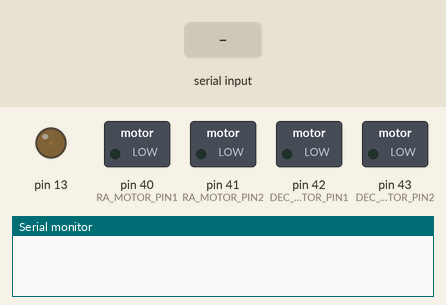
Simulated run of this sketch. Board: Arduino Mega 2560, built with avr-gcc and run on an emulated ATmega2560. Parts: switched loads named in the sketch (green lamp = pin HIGH), output pins drawn as LEDs (lit = HIGH), the last lines printed to the serial monitor. Inputs (shaded band) come from the test bench.

Above: at 1.2 s.
1.3 s: "90,45,200\n" received over Serial
At 2.2 s:
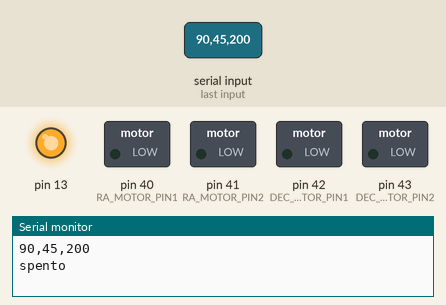
2.8 s: "30,150,10\n" received over Serial
At 3.4 s:
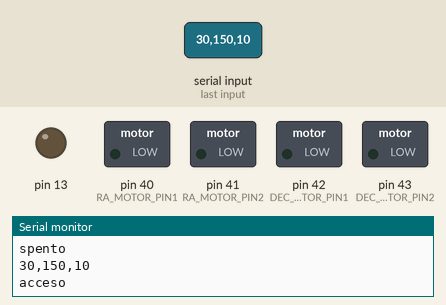
4.3 s: "1,90,45\n" received over Serial
At 5.7 s:
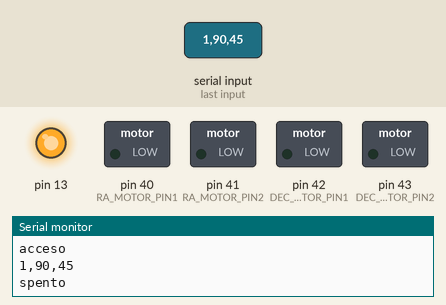
Timing chart, 0 to 7.3 s (numbered marks = the images above; inputs shaded):
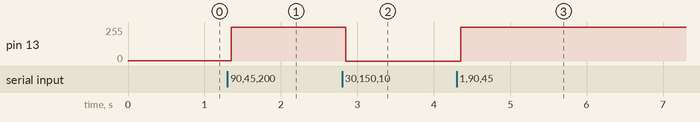

Measured:
- after the input at 1.3 s, pin 13: 1/255 → 255/255 after 0.05 s
- after the input at 2.8 s, pin 13: 255/255 → 0/255 after 0.05 s
- after the input at 4.3 s, pin 13: 0/255 → 255/255 after 0.05 s

The sketch:

MotorControl.ino
```cpp
#include "Define.h"
#include "Utils.h"

int raEncoderPos = 0;
int raEncoderLast = LOW;
int decEncoderPos = 0;
int decEncoderLast = LOW;

bool track = false;

struct Coordinates
{
  float ra;
  float dec;

  inline float AbsDistance(Coordinates mP)
  {
    return sqrt(pow(mP.ra - ra, 2) + pow(mP.dec - dec, 2));
  }
} currentPosition, newPosition;

void setup()
{
  Serial.begin(BAUD);
  Serial.setTimeout(50);

  pinMode(RA_MOTOR_PIN1, OUTPUT);
  pinMode(RA_MOTOR_PIN2, OUTPUT);
  pinMode(DEC_MOTOR_PIN1, OUTPUT);
  pinMode(DEC_MOTOR_PIN2, OUTPUT);

  pinMode(13, OUTPUT);
  analogWrite(13, OUTPUT);

  currentPosition.ra = RA_PARK_POSITION;
  currentPosition.dec = DEC_PARK_POSITION;
  newPosition.ra = RA_PARK_POSITION;
  newPosition.dec = DEC_PARK_POSITION;
}

bool acceso = false;
void loop()
{
  if (Serial.available())
  {
    Serial.println(Serial.readString());
    Serial.println(acceso?"acceso":"spento");
    if(acceso)
    {
      digitalWrite(13, LOW);
      acceso = false;
    }
    else
    {
      digitalWrite(13, HIGH);
      acceso = true;
    }
  }
    //ProcessCommand(Serial.readString());

  /*
  if(currentPosition.AbsDistance(newPosition) > MARGIN_FOR_SLEWING)
    Slew();
  else
    Stop();

  if(track)
    Track();

  UpdatePosition();
  */
}

void ProcessCommand(String message)
{
  char buf[COMPLETE_MESSAGE_LENGTH];
  message.toCharArray(buf, COMPLETE_MESSAGE_LENGTH);
  char *p = buf;
  char *str;
  String messageArray[NUMBER_COMMANDS_IN_MESSAGE];
  int i = 0;
  while ((str = strtok_r(p, ";", &p)) != NULL)
    messageArray[i++] = str;

  String command = messageArray[0].substring(0, STRING_COMMAND_LENGTH);
  if(command == RA_COMMAND)
    newPosition.ra = value(messageArray);

  command = messageArray[1].substring(0, STRING_COMMAND_LENGTH);
  if(command == DEC_COMMAND)
    newPosition.dec = value(messageArray + 1);

  command = messageArray[2].substring(0, STRING_COMMAND_LENGTH);
  if(command == TRACK_COMMAND)
    track = (value(messageArray + 2) == 1);
  else if(command == PARK_COMMAND)
  {
    newPosition.ra = RA_PARK_POSITION;
    newPosition.dec = DEC_PARK_POSITION;
  }

  Serial.print("RA: ");
  Serial.print(newPosition.ra);
  Serial.print(" - DEC: ");
  Serial.println(newPosition.dec);
}

void Slew()
{
  //Serial.println("Slew");
  if(newPosition.ra > currentPosition.ra)
  {
    digitalWrite(RA_MOTOR_PIN1, HIGH);
    digitalWrite(RA_MOTOR_PIN2, LOW);
  }
  else if(newPosition.ra < currentPosition.ra)
  {
    digitalWrite(RA_MOTOR_PIN1, LOW);
    digitalWrite(RA_MOTOR_PIN2, HIGH);
  }

  if(newPosition.dec > currentPosition.dec)
  {
    digitalWrite(DEC_MOTOR_PIN1, HIGH);
    digitalWrite(DEC_MOTOR_PIN2, LOW);
  }
  else if(newPosition.dec < currentPosition.dec)
  {
    digitalWrite(DEC_MOTOR_PIN1, LOW);
    digitalWrite(DEC_MOTOR_PIN2, HIGH);
  }
}

void Stop()
{
  digitalWrite(RA_MOTOR_PIN1, LOW);
  digitalWrite(RA_MOTOR_PIN2, LOW);
  digitalWrite(DEC_MOTOR_PIN1, LOW);
  digitalWrite(DEC_MOTOR_PIN2, LOW);
}

void Track()
{
  Serial.println("track");
}

void UpdatePosition()
{
  int n = digitalRead(RA_ENCODER_PIN_A);
  if ((raEncoderLast == LOW) && (n == HIGH)) {
    if (digitalRead(RA_ENCODER_PIN_B) == LOW)
      raEncoderPos--;
    else
      raEncoderPos++;

    raEncoderPos %= RA_INPUT_PER_TURN_RATIO;
    currentPosition.ra = raEncoderPos * RA_DEGREE_EACH_INPUT;
    //Serial.println(currentPosition.ra, 8);
  }
  raEncoderLast = n;

  n = digitalRead(DEC_ENCODER_PIN_A);
  if ((decEncoderLast == LOW) && (n == HIGH)) {
    if (digitalRead(DEC_ENCODER_PIN_B) == LOW)
      decEncoderPos--;
    else
      decEncoderPos++;

    decEncoderPos %= DEC_INPUT_PER_TURN_RATIO;
    currentPosition.dec = decEncoderPos * DEC_DEGREE_EACH_INPUT;
    //Serial.println(currentPosition.dec, 8);
  }
  decEncoderLast = n;
}
```

Define.h
```cpp
//Connection and message
#define BAUD 115200
#define STRING_COMMAND_LENGTH 2
#define NUMBER_COMMAND_LENGTH 4
#define COMPLETE_MESSAGE_LENGTH 3 * (STRING_COMMAND_LENGTH + NUMBER_COMMAND_LENGTH + 1)
#define NUMBER_COMMANDS_IN_MESSAGE 3

//Default position and motion
#define RA_PARK_POSITION 0
#define DEC_PARK_POSITION 0
#define MARGIN_FOR_SLEWING 10 //margin angle in degree

//Motor
#define RA_MOTOR_PIN1 40
#define RA_MOTOR_PIN2 41
#define DEC_MOTOR_PIN1 42
#define DEC_MOTOR_PIN2 43
#define RA_RATIO 40
#define DEC_RATIO 40

//Encoder
#define RA_ENCODER_PIN_A 20  //yellow cable
#define RA_ENCODER_PIN_B 21  //green cable
#define DEC_ENCODER_PIN_A 30 //yellow cable
#define DEC_ENCODER_PIN_B 31 //green cable
#define RA_INPUT_PER_TURN 256   //input per encoder turn on RA axis
#define DEC_INPUT_PER_TURN 256  //input per encoder turn on DEC axis

//DO NOT MODIFY! ALREADY CALCULATED VALUES
#define RA_INPUT_PER_TURN_RATIO RA_INPUT_PER_TURN * RA_RATIO
#define DEC_INPUT_PER_TURN_RATIO DEC_INPUT_PER_TURN * DEC_RATIO
float RA_DEGREE_EACH_INPUT = 360.0 / float(RA_INPUT_PER_TURN_RATIO);
float DEC_DEGREE_EACH_INPUT = 360.0 / float(DEC_INPUT_PER_TURN_RATIO);

//Messages
#define RA_COMMAND "RA"
#define DEC_COMMAND "DE"
#define TRACK_COMMAND "TR"
#define PARK_COMMAND "PA"
```

Utils.h
```cpp
float value(String *command)
{
  String value = command->substring(STRING_COMMAND_LENGTH, STRING_COMMAND_LENGTH + NUMBER_COMMAND_LENGTH);
  char valueArray[NUMBER_COMMAND_LENGTH + 1];
  value.toCharArray(valueArray, NUMBER_COMMAND_LENGTH + 1);
  return atof(valueArray);
}
```
